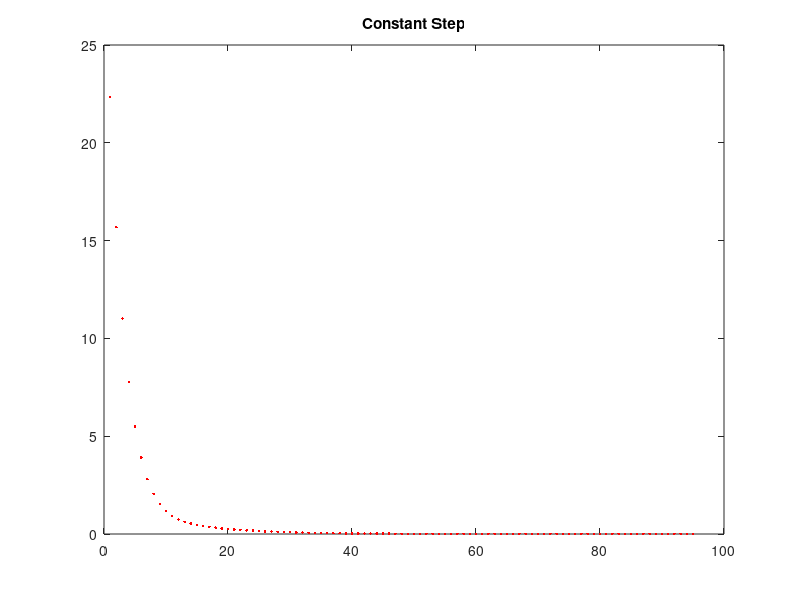

MATLAB code to generate this figure:
x0=[5;10];
iter=0;
A = [1,1/2;1/2,1];
b = [1;-1];
epsilon = 10^-4;
grad = 2*(A*x0)+b;
norm(grad)
x=x0;
 while(norm(grad)>epsilon)
%while (iter < 10)
   iter = iter+1;
   t = 0.1;
   x = x-t*grad;
   grad = 2*(A*x)+b;
   norm(grad);
   fun_val = x'*A*x+b'*x;
   fprintf('iter_number = %3d norm_grad = %2.6f fun_val = %2.6f\n',iter,norm(grad),fun_val)
   plot(iter,norm(grad),'r.--')
   title('Constant Step')
   hold on
 end
% Solved with 95 steps w norm(grad) = 0.000095
% x = [-1.001;1.001]
% grad = 10^-4 * [-0.6747;0.6747]
% fun-val = -1.000000